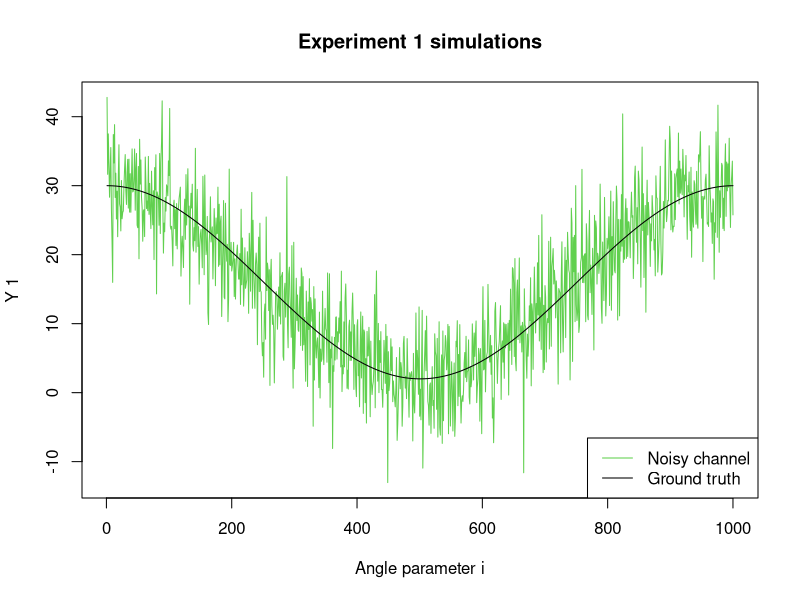
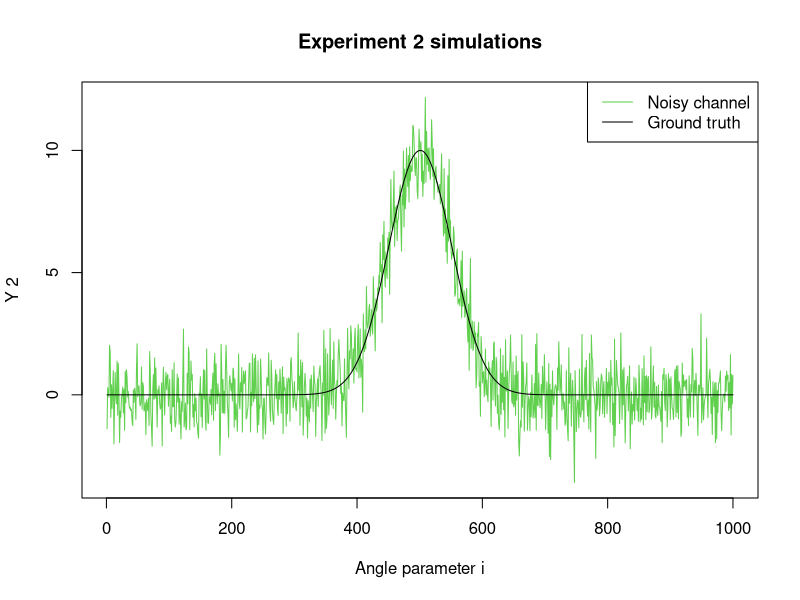
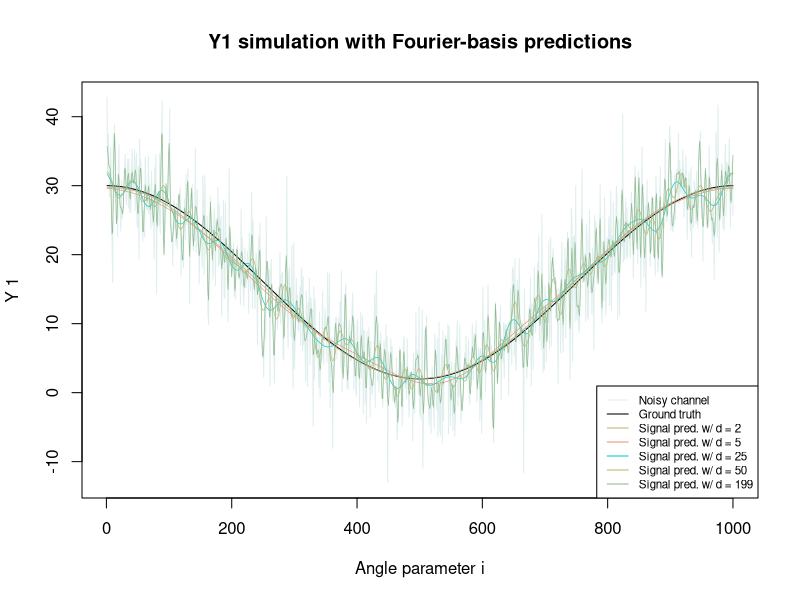
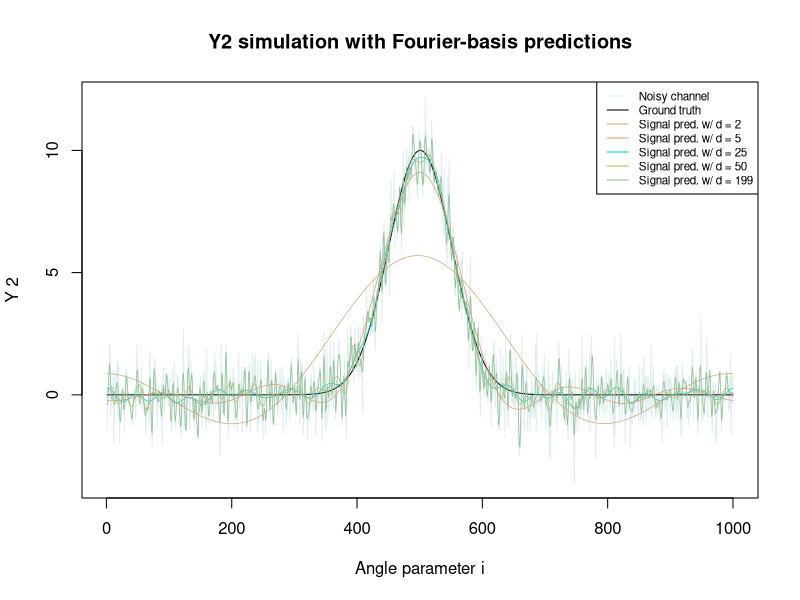
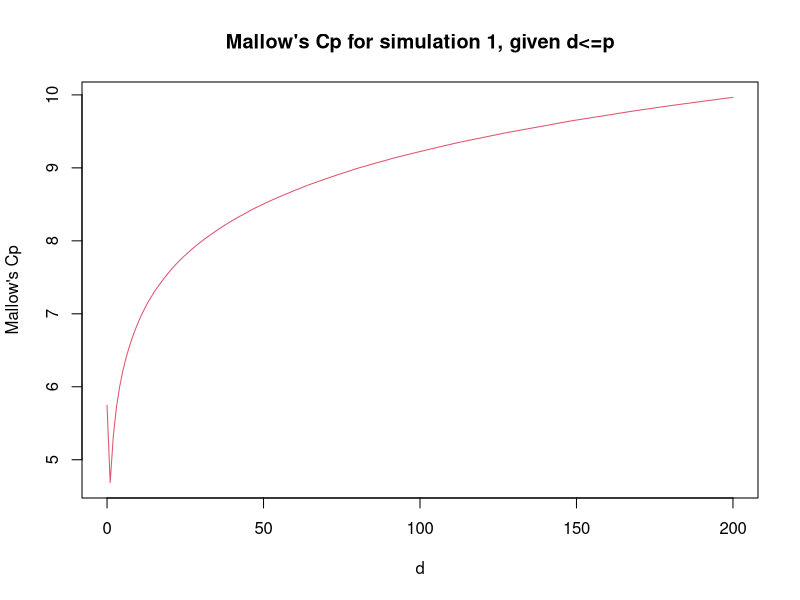
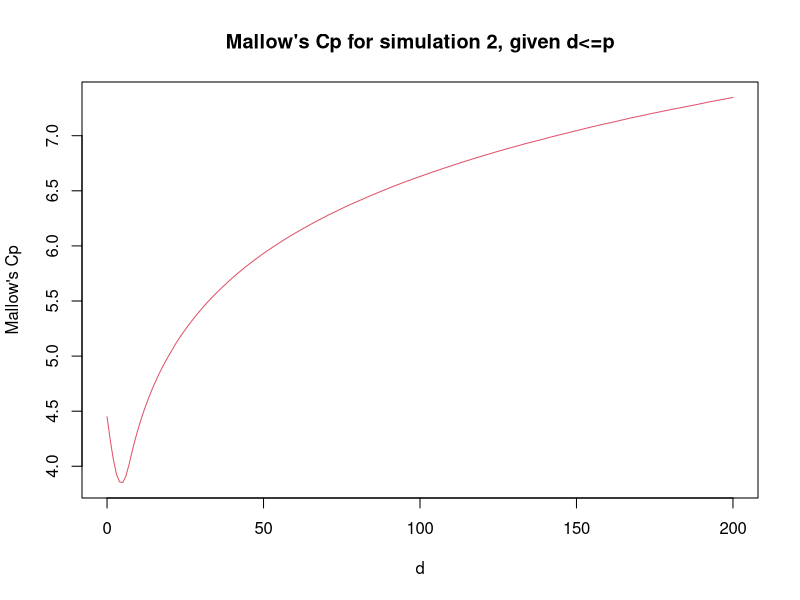
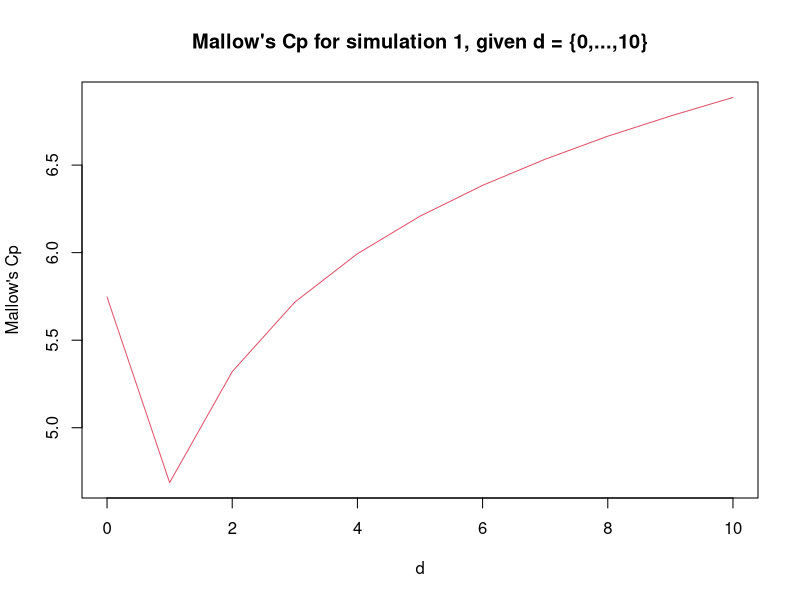
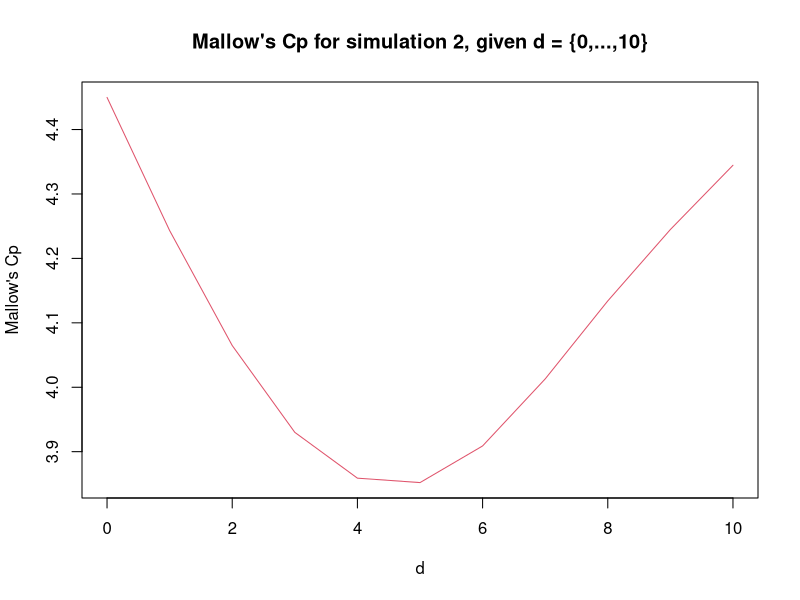

These charts were generated, in order, by the following R code:
## ---- chunk 1
knitr::opts_chunk$set(echo = TRUE)
## ---- chunk 2

u <- function(i, n) {2*pi*i/n}

generate_fourier_matrix <- function(n, p) {
  ### Generates a matrix of size (n, 2p+1) of fourier
  ### coefficients
  # Checks if the parameters are ill-defined
  if (2*p+1>n) {
    print("FAILED to comply with 2p+1 lesser or equal to n")
    return(NULL)
  }
  # Computes the fourier matrix
  fourier = matrix(NA, nrow=n, ncol=2*p+1)
  for (row in 1:n) {
    for (col in 1:(2*p+1)) {
      # Checks for the first column to populate with 1s
      if (col==1) {
        fourier[row, col] = 1
      } else {
        # Checks for pair-numbered columns, then populates
        if (col%%2==0){
          k = col/2
          fourier[row, col] = cos(k*u(row-1,n)) # row-1 as i starts at 0
        } else {
          k = (col-1)/2
          fourier[row, col] = sin(k*u(row-1,n))
        }
      }
    }
  }
  return(fourier)
}

## ---- chunk 3

X = generate_fourier_matrix(10, 2)
round(X, 5)

## ---- chunk 4

check <- function(vec1, vec2) {
  ### Two vectors v1 and v2 are orthogonal if their inner 
  ### product is equal to zero
  # Rounding to account for floating point memory mgt
  round(sum(vec1 * vec2),15) == 0
}

check_length <- function(x) {
  # Check the length of unique elems in a list of two elements
  # Used to remove elems of a permutation where the same index
  # is used twice
  length(unique(x))==2
  }

check_orthogonality <- function(matrix_to_check) {
  ### Exhaustively checks for the orthogonality of each columns
  ### of a matrix with each other
  nc = dim(matrix_to_check)[2]
  # Computes all permutations of column indexes
  # not optimized, contains clones (swapped indexes)
  perms = expand.grid(c1=1:nc, c2=1:nc, stringsAsFactors=F)
  perms = perms[apply(perms, 1, check_length),]
  # Interatively checks for orthogonality
  all(apply(perms, 1,function(x) {check(
    matrix_to_check[,x[1]], matrix_to_check[,x[2]])
    }))
}

norm <- function(vec) {sqrt(sum(vec * vec))}

compute_norm_list <- function(matrix_to_check) {
  ### Computes the norm of each column of a matrix and returns
  ### the list of norms
  apply(matrix_to_check, 2, norm)
}

orthonormalize_matrix <- function(matrix_to_cast) {
  ### Divides every column vector of a matrix by its norm
  apply(matrix_to_cast, 2, function(x){x/norm(x)})
}

## ---- chunk 5

check_orthogonality(X)

## ---- chunk 6

compute_norm_list(X)

## ---- chunk 7

Xprime = orthonormalize_matrix(X)
compute_norm_list(Xprime)

## ---- chunk 8

# Rounding to take into account floating point memory mgt
# QQ^t = I
round(t(Xprime)%*%Xprime, 15)

## ---- chunk 9

construct_projection_matrix <- function(X, d) {
  ### Retrieves the first 2*d+1 columns of the generated fourier
  ### projection matrix
  # Checks if the parameters are ill-defined
  if (2*d+1>=dim(X)[2]) {
    print("FAILED to comply with 2d+1 <= ncols(X) (i.e. d >= p)")
    return(NULL)
  }
  # Returns the truncated projection matrix
  X[,1:(2*d+1)]
}

## ---- chunk 10

# Sets preliminary variables
n = 1000
p = 200
d_sequence = as.matrix(c(2,5,25,50,199))

# Prints parameters of simulation
cat("Given", n, "observations for each simulation and a maximum",
    "of", p, "Fourier coefficients, we select the following",
    "amounts of coefficients to perform projection/regressions:",
    d_sequence)
## ---- chunk 11

# Generates the orthonormal matrix Xprime as our X matrix
X = orthonormalize_matrix(generate_fourier_matrix(n, p))

## ---- chunk 12

# Declares the simulation functions

generate_experiment_1 <- function(n) {
  ### Generates the simulation 1: 16+14*cos(u_i)+5*\epsilon_i
  ### We recall i \in {0, n-1}, to inform the use of seq()
  f <- function(x){16+14*cos(u(x,n))}
  truth = apply(as.matrix(seq(0,n-1,1)),1,f)
  noise = 5*rnorm(n,0,1)
  return(list("truth"=truth,"noisy_signal"=truth+noise))
}

generate_experiment_2 <- function(n) {
  ### Generates the simulation 2: 10*exp(-\frac{(u_i-\pi)^2}{0.2})
  ###                             + \epsilon_i
  ### We recall i \in {0, n-1}, to inform the use of seq()
  f <- function(x){10*exp(-(u(x,n)-pi)^2/0.2)}
  truth = apply(as.matrix(seq(0,n-1,1)),1,f)
  noise = rnorm(n,0,1)
  return(list("truth"=truth, "noisy_signal"=truth+noise))
}

# Generates the simulations
Y1 = generate_experiment_1(n)
Y2 = generate_experiment_2(n)

## ---- chunk 13

plot_simulation <- function(Y, simulation_num, legend_position=NULL, title=NULL) {
  ### Plots the simulated data with some branch check to see if 
  ### it stands alone or will be used later on for overplotting other signals
  if (is.null(legend_position)){
    colors = c("azure2", 1)
  } else {
    colors = c(3,1)
  }
  if (is.null(title)){
    title = paste("Experiment",simulation_num,"simulations")
  }
  # Plots the given data
  plot(Y$noisy_signal, type="l", col=colors[1], 
       main=title,
       xlab="Angle parameter i",
       ylab=paste("Y",simulation_num))
  lines(Y$truth, type="l", col=colors[2])
  # If required, prints the legend
  if (is.null(legend_position)==F) {
    legend(x=legend_position, 
           legend=c("Noisy channel", "Ground truth"), 
           lty=c(1,1), 
           col=colors)
  }
}

plot_simulation(Y1, 1, legend_position="bottomright")
plot_simulation(Y2, 2, legend_position="topright")

## ---- chunk 14

generate_projection_estimators <- function(
  projection_matrix, signal, d, print_coeffs = T
  ) {
  ### Prints out the projection estimators given the convolution of a 
  ### Fourier-basis regression matrix with the original noisy signal
  ### Returns the retro-projection (i.e. the regression) of the original
  ### signal with the estimators
  # Computes the estimators and prints them
  estimators = signal %*% projection_matrix
  if (print_coeffs) {
    if (length(estimators) <= 10) {
      cat("Given a Fourier-basis projection matrix with", d, "coefficients, ",
          "the computed estimators are:", estimators, "\n\n")
    } else {
      cat("Given a Fourier-basis projection matrix with", d, "coefficients, ",
          "the first",round(10+d/10),"computed estimators are:", 
          estimators[1:round(10+d/10)],"\n\n")
    }
  }
  # Computes the retroprojection and returns it
  retroprojection = estimators %*% t(projection_matrix)
  return(retroprojection)
}

compute_retroprojections <- function (
  projection_matrix, signal, d_sequence, simulation_number
  ) {
  ### Computes for each d value the corresponding estimators and the retro-
  ### projection of the original noisy signal for plotting purposes
  cat("Computation for simulation Y", simulation_number,":\n")
  apply(d_sequence,1,function(d){generate_projection_estimators(
    projection_matrix[,1:(2*d+1)],
    signal,
    d
  )})
}

predicted_Y1 = compute_retroprojections(X, Y1$noisy_signal, d_sequence, 1)
predicted_Y2 = compute_retroprojections(X, Y2$noisy_signal, d_sequence, 2)

## ---- chunk 15

overplot_predicted_signals <- function(predictions, d_sequence, legend_position) {
  ### Based on the function plot_simulation(), overplots the predicted signals
  ### given a number of projection estimators
  # Declares legend variables
  colors = c("azure2", 1, "burlywood3", "darksalmon",
             "darkturquoise", "darkkhaki", "darkseagreen")
  names = c(c("Noisy channel", "Ground truth"), 
            c(apply(d_sequence, 1,
                    function(x){paste("Signal pred. w/ d =", x)})))
  # Computes the lines to add to a previously declared plot
  for (i in 1:dim(predictions)[2]) {
    lines(predictions[,i], type="l",col=colors[i+2], lwd=0.7)
  }
  # Adds the legend
  legend(x=legend_position, 
           legend=names, 
           lty=1, 
           col=colors,
         cex=0.7)
}

plot_simulation(Y1, 1, title="Y1 simulation with Fourier-basis predictions")
overplot_predicted_signals(predicted_Y1, d_sequence,legend_position="bottomright")
plot_simulation(Y2, 2, title="Y2 simulation with Fourier-basis predictions")
overplot_predicted_signals(predicted_Y2, d_sequence,legend_position="topright")

## ---- chunk 16

compute_mallow_cp <- function(simulation, projection_matrix, d) {
  ### Computes Mallow's cp for a given d value
  preds = generate_projection_estimators(projection_matrix[,1:(2*d+1)],
                                         simulation$noisy_signal, d, 
                                         print_coeffs=F)
  penalization = var(as.vector(preds))*d
  least_square = base::norm(simulation$truth-preds, "2")
  base::norm(least_square, "2") + penalization
}

compute_mallow_cp_drange <- function(
  ### Computes Mallow's Cp over a range of d values
  simulation, projection_matrix, p, simulation_number
  ){
  if (p<0) {
    print("FAILED to comply with p >= 0 as, given d <= p, d must be positive.")
    return(NULL)
  }
  f <- function(x){compute_mallow_cp(simulation, projection_matrix, x)}
  criteria = apply(as.matrix(seq(0, p, 1)),1,f)
  cat("The best Mallow's Cp criterion for simulation", simulation_number,
      "indicates the best estimator d is: d =", which.min(criteria)-1, "\n")
  return(criteria)
}

Y1_mallowcp_criterion = compute_mallow_cp_drange(Y1, X, p,1)
Y2_mallowcp_criterion = compute_mallow_cp_drange(Y2, X, p,2)

## ---- chunk 17

plot_mallow_cps <- function(mallow_cps, title, logscale=F, max_range = NULL) {
  ### Plots the series of Mallow's Cp obtained for each d <= p
  if (is.null(max_range) == F) {
    mallow_cps = mallow_cps[0:max_range+1]
  }
  len = length(mallow_cps)-1
  if (logscale) {
    mallow_cps = log(mallow_cps)
  }
  x = as.vector(seq(0, len, 1))
  plot(x, mallow_cps, type="l", main=title, 
       col=2,
       xlab="d", ylab="Mallow's Cp")
}

plot_mallow_cps(Y1_mallowcp_criterion, "Mallow's Cp for simulation 1, given d<=p",
                logscale=T)
plot_mallow_cps(Y2_mallowcp_criterion, "Mallow's Cp for simulation 2, given d<=p",
                logscale=T)

## ---- chunk 18

plot_mallow_cps(Y1_mallowcp_criterion, 
                "Mallow's Cp for simulation 1, given d = {0,...,10}",
                logscale=T, max_range=10)
plot_mallow_cps(Y2_mallowcp_criterion, 
                "Mallow's Cp for simulation 2, given d = {0,...,10}",
                logscale=T, max_range=10)

## ---- chunk 19

compute_best_vectors <- function(simulation, projection_matrix, known_var, 
                                 simulation_number) {
  ### Computes whether a given inner product of a signal and a vector e_1 is
  ### larger than a given penalization dependent on the observation size
  ### and a known variance
  f <- function(x){
    inner_product = abs(simulation$noisy_signal %*% x) 
    penalization = sqrt(log(length(simulation$noisy_signal))*known_var)
    inner_product >= penalization
}
  bests = which(apply(projection_matrix, 2, f))
  cat("The best vectors for the simulation", simulation_number, 
      "are the following (1-indexed):", bests, "\n")
  bests
}

Y1_best_vectors = compute_best_vectors(Y1, X, var(Y1$truth), 1)
Y2_best_vectors = compute_best_vectors(Y2, X, var(Y2$truth), 2)

## ---- chunk 20

compute_retroprojections_2 <- function (
  projection_matrix, signal, d_sequence, simulation_number
  ) {
  ### Computes for each d value the corresponding estimators and the retro-
  ### projection of the original noisy signal for plotting purposes
  cat("Computation for simulation Y", simulation_number,":\n")
  generate_projection_estimators(projection_matrix[,d_sequence],
                                 signal$noisy_signal,
                                 paste(d_sequence, collapse=","))
}

predicted_Y1_afterBIC = compute_retroprojections_2(X, Y1, Y1_best_vectors, 1)
predicted_Y2_afterBIC = compute_retroprojections_2(X, Y2, Y2_best_vectors, 2)

plot_predicted_signals_afterBIC <- function(signal, predictions, d_sequence, 
                                            title, simulation_number,
                                            legend_position) {
  ### Plots the projection using the estimators retrieved with the BIC method
  # Declares legend variables
  colors = c("azure2", "blue", "red")
  names = c("Noisy channel", "Ground truth", 
            paste("Signal pred. w/ d = {", paste(d_sequence, collapse=","), 
                  "}"))
  # Computes the lines to add to a previously declared plot
  plot(signal$noisy_signal, type="l", col=colors[1], 
       main=title,
       xlab="Angle parameter i",
       ylab=paste("Y",simulation_number))
  lines(signal$truth, type="l", col=colors[2])
  lines(as.vector(predictions), type="l", col=colors[3])
  # Adds the legend
  legend(x=legend_position, 
           legend=names, 
           lty=1, 
           col=colors,
         cex=0.7)
}

plot_predicted_signals_afterBIC(Y1, predicted_Y1_afterBIC, Y1_best_vectors, 
                                title="Y1 signal with prediction with BIC-estimators",
                                1, "bottomright")

plot_predicted_signals_afterBIC(Y2, predicted_Y2_afterBIC, Y2_best_vectors, 
                                title="Y1 signal with prediction with BIC-estimators",
                                2, "bottomright")

